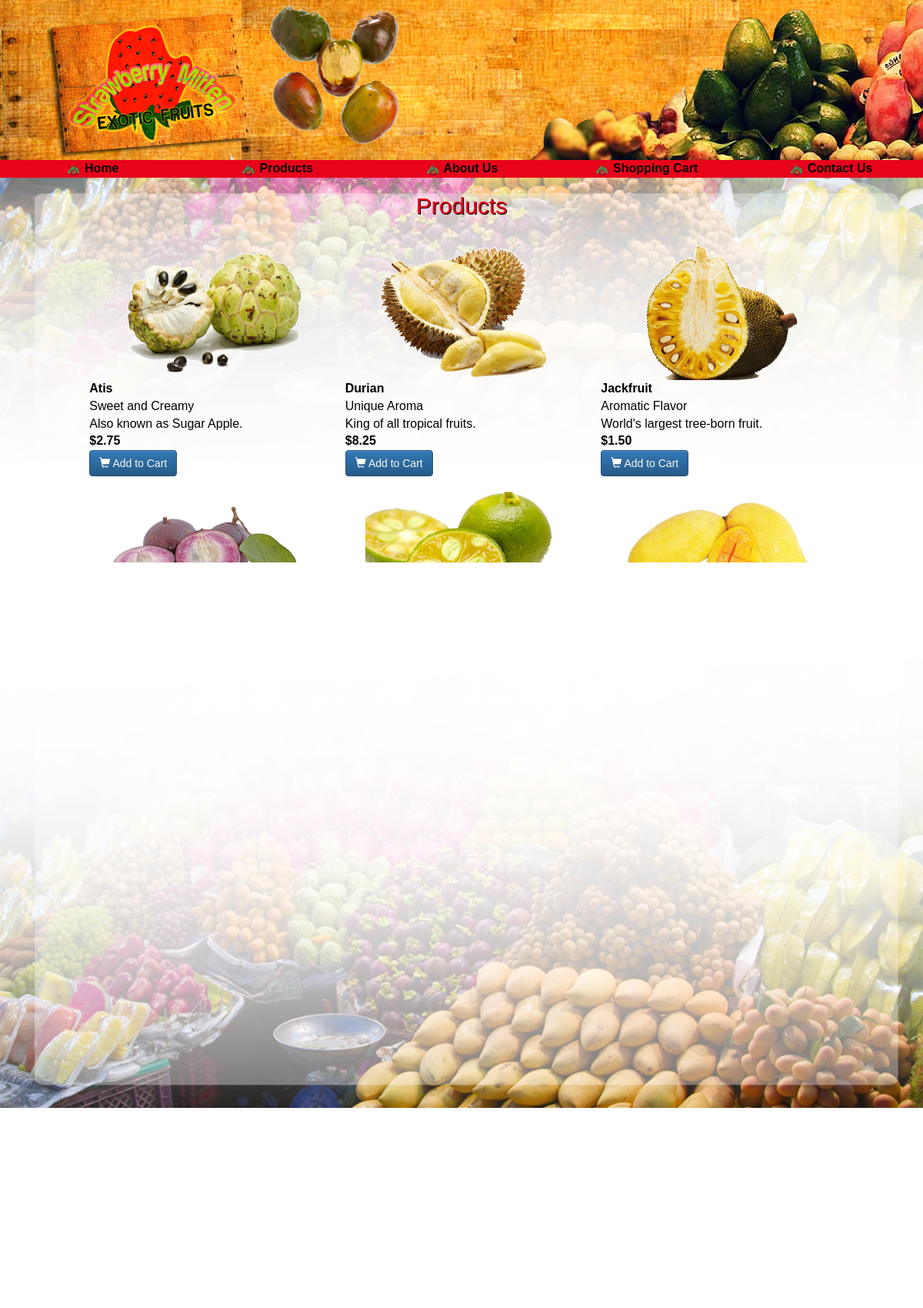
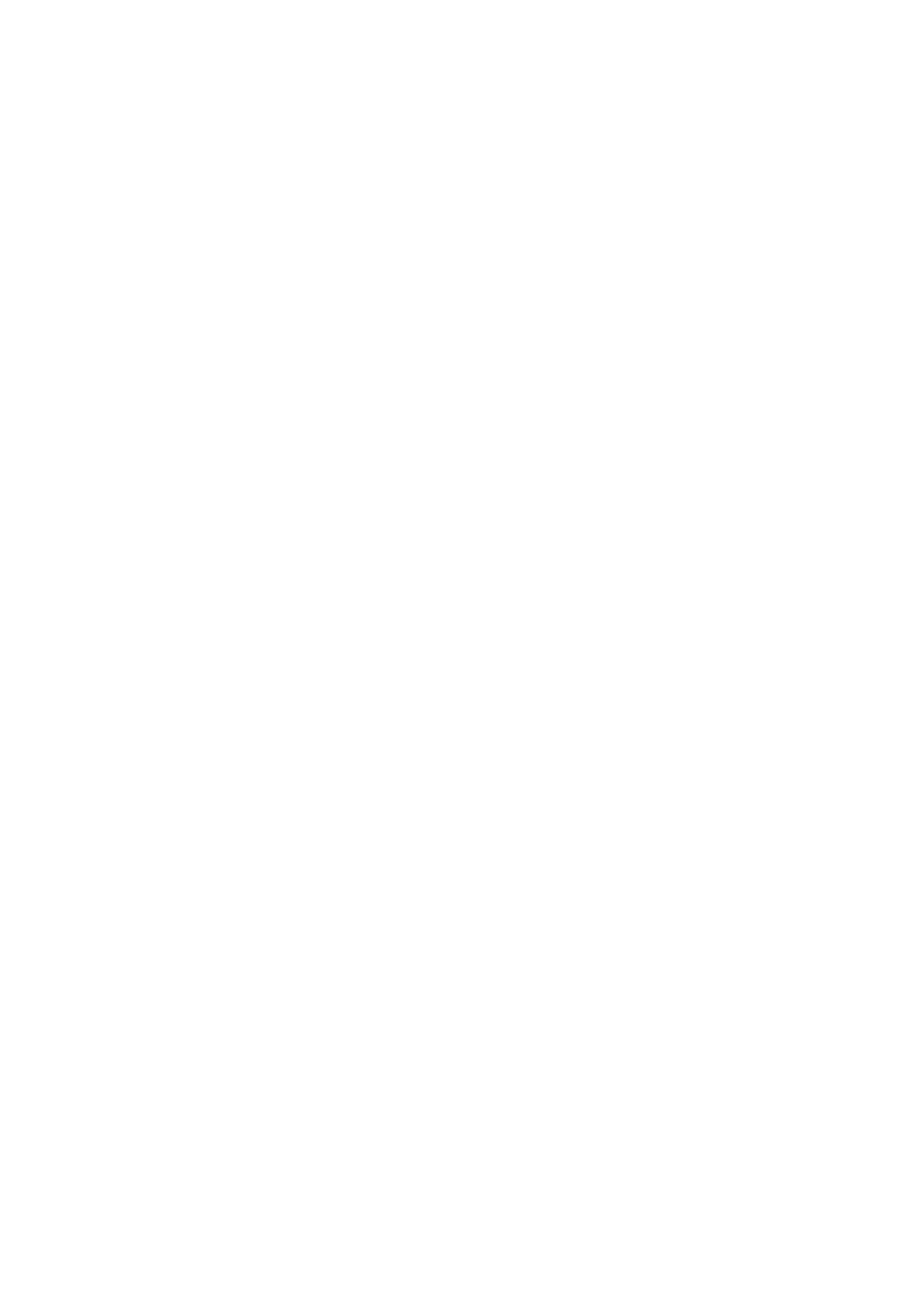
/products.php (upper part), run on the app's committed database (2 pictures, top to bottom).
### tables this page shows
CREATE TABLE Products
(
  plu_id    	char(4)      NOT NULL ,
  prod_name  	char(25)     NOT NULL ,
  prod_price 	decimal(8,2) NOT NULL ,
  prod_desc  	text         NULL ,
  prod_notes	text		     NULL ,
  prod_onhand smallint	   	 NULL ,
  prod_image  char(30)     NOT NULL
);

### inc/products.php (the view, shortened to what this page needs)
<?php
function get_products() {
  $db = connect_db();
  $q = "SELECT * FROM Products";
  $res = @$db->query($q);
  $res = res_to_array($res);
  return $res;
}
function display_products($products) {
  $item = 0;
  foreach($products as $product) {
    if($item == 0) {
      echo "<div class=\"row\">\n";
    }
    echo "<div class=\"col-sm-4 text-center\">\n";
    echo "<img src=\"images/".$product['prod_image']."\" alt=\"Product\" width=\"250\" height=\"180\">\n";
    echo "<p><span style=\"font-weight: bold;\">".htmlspecialchars($product['prod_name'])."</span><br>\n";
    echo htmlspecialchars($product['prod_desc'])."<br>\n".htmlspecialchars($product['prod_notes'])."<br>\n";
    echo "<b>$".number_format($product['prod_price'], 2)."</b><br>\n";
    echo "<button type=\"button\" class=\"btn btn-primary btn-md\" onclick=\"addToCart('".$product['plu_id']."', 1);\"><span class=\"glyphicon glyphicon-shopping-cart\"></span> Add to Cart</button>\n";
    echo "</p>\n</div>\n";
    $item++;
    if($item == 3) {
      echo "</div>\n";
      $item = 0;
    }
  }
}
?>

### header.php (shortened to what this page needs)
<!DOCTYPE HTML>
<html>
<head>
	<link rel="stylesheet" type="text/css" href="css/bootstrap.css">
	<link rel="stylesheet" type="text/css" href="css/bootstrap-theme.css">
	<link rel="stylesheet" type="text/css" href="css/main.css">
	<link rel="stylesheet" type="text/js" href="js/bootstrap.js">
	<link rel="stylesheet" type="text/js" href="js/jquery.js">
	<link rel="stylesheet" type="text/js" href="js/gen_validatorv31.js">
</head>
<body class="siteimage" background = "images/original.png" width="100%">
<div>
<table width="100%" height="208" background = "images/logo-banner2.png">
	<td width="25%">
	</td>
	<td width="50%">
	<a href="javascript:gotoshow()"><img src="food1.jpg" name="slide" border=0 width=292 height=208></a>
	</td>
	<td width="25%">
	</td>
</table>
</div>
<div>
<table class="menu" width="100%" bgcolor="#e8031b" cellpadding="4" cellspacing="4">
	<tr >
		<td width="20%" bgcolor="#e8031b">
			<img src="images/strawberriy-exotic-fruits.png" alt="Strawberry Mitten" height="20" width="20" />
			<span class="menu"><a href=index.php>Home</a></span>
		</td>
		<td width="20%" bgcolor="#e8031b">
			<img src="images/strawberriy-exotic-fruits.png" alt="" height="20" width="20" />
			<span class="menu"><a href=products.php>Products</a></span>
		</td>
		<td width="20%" bgcolor="#e8031b">
			<img src="images/strawberriy-exotic-fruits.png" alt="" height="20" width="20" />
			<span class="menu"><a href=aboutus.php>About Us</a></span>
		</td>
		<td width="20%" bgcolor="#e8031b">
			<img src="images/strawberriy-exotic-fruits.png" alt="" height="20" width="20" />
			<span class="menu"><a href=cart.php>Shopping Cart</a></span>
		</td>
		<td width="20%" bgcolor="#e8031b">
			<img src="images/strawberriy-exotic-fruits.png" alt="" height="20" width="20" />
			<span class="menu"><a href=contactus.php>Contact Us</a></span>
		</td>
	</tr>
</table>
<div>

### products.php
<?php
	require('header.php');
	require('inc/products.php');
?>
<div class="container">
  <h2>Products</h2><br />
<?php
  $products = get_products();
  display_products($products);
?>
</div>
<?php
	require('footer.php');
?>

### footer.php (shortened to what this page needs)
</body>
</html>

### css/main.css (style rules this page uses)
.siteimage { background-size: cover; background-repeat: no-repeat; }
.container { position: relative; width: 90%; height: 500px; overflow: scroll; }
.menu { color: #ffffff; font-size: 12pt; text-align: center; font-family: arial, verdana, sans-serif; font-weight: bold; top: "209"; z-index: 25; }
h2 { color: #e8031b; text-align: center; font-family: arial, verdana, san-serif; text-shadow: 1px 1px #000000; }
p { color: #000000; font-size: 12pt; text-align: justify; font-family: arial, verdana, san-serif; }
.row { width:95%; text-align: center; margin: auto; }
a:link, a:visited, a:active { color: #000000; }

### data on the page
products: prod_image (picture), prod_name "Atis", prod_desc "Sweet and Creamy", prod_notes "Also known as Sugar Apple.", prod_price "2.75"
products: prod_image (picture), prod_name "Durian", prod_desc "Unique Aroma", prod_notes "King of all tropical fruits.", prod_price "8.25"
products: prod_image (picture), prod_name "Jackfruit", prod_desc "Aromatic Flavor", prod_notes "World's largest tree-born fruit.", prod_price "1.50"
products: prod_image (picture)
products: prod_image (picture)
products: prod_image (picture)
